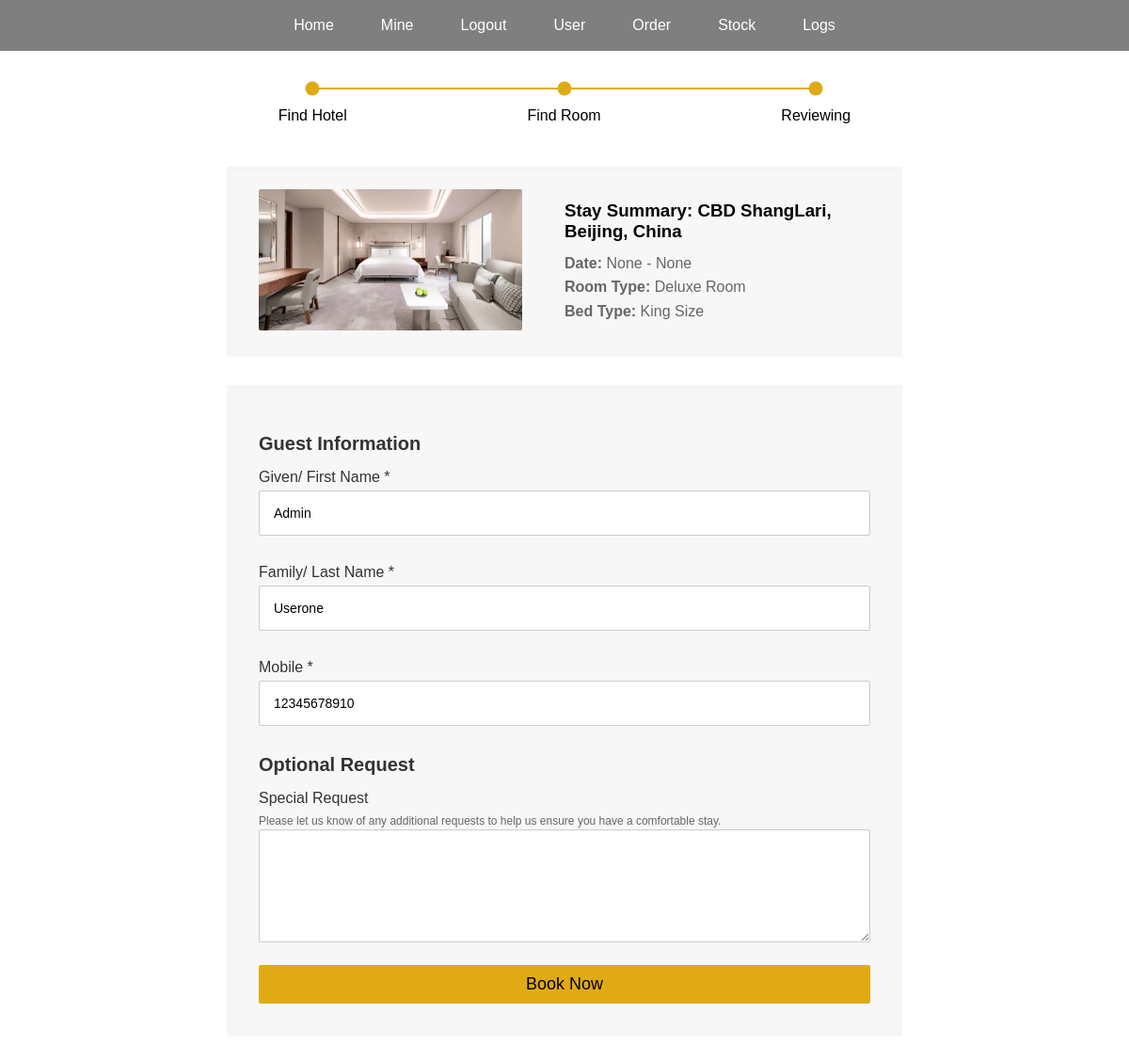
Screenshot of /review/1 (signed in) with the database file from the repository.
### app.py (models this page shows)
class RoomType(db.Model):
    id = db.Column(db.Integer, primary_key=True)
    type_name = db.Column(db.String(100), nullable=False)
    image_filename = db.Column(db.String(100))
    rooms = db.relationship('Room', backref='room_type', lazy=True)

class Hotel(db.Model):
    id = db.Column(db.Integer, primary_key=True)
    name = db.Column(db.String(100), nullable=False)
    city = db.Column(db.String(100), nullable=False)
    address = db.Column(db.String(200))
    phone_number = db.Column(db.String(20))
    description = db.Column(db.Text)
    image_filename = db.Column(db.String(100))
    price = db.Column(db.Float)
    rooms = db.relationship('Room', backref='hotel', lazy=True)

class BedType(db.Model):
    id = db.Column(db.Integer, primary_key=True)
    bed_type = db.Column(db.String(100), nullable=False)
    rooms = db.relationship('Room', backref='bed_type', lazy=True)

class Customer(db.Model):
    id = db.Column(db.Integer, primary_key=True)
    first_name = db.Column(db.String(100), nullable=False)
    last_name = db.Column(db.String(100), nullable=False)
    contact = db.Column(db.String(100), unique=True, nullable=False)
    password = db.Column(db.String(200), nullable=False)
    bookings = db.relationship('Booking', backref='customer', lazy=True)

### app.py (the view)
@app.route('/review/<int:room_id>')
def review(room_id):
    user_logged_in = 'user_logged_in' in session
    admin_logged_in = session.get('admin_logged_in', False)
    if not user_logged_in:
        return redirect(url_for('signIn'))
    user_id = session.get('user_id')
    customer = Customer.query.get(user_id) if user_id else None
    check_in_date = request.args.get('checkInDate')
    check_out_date = request.args.get('checkOutDate')
    room = Room.query.get(room_id)
    hotel = Hotel.query.get(room.hotel_id) if room else None
    room_type = RoomType.query.get(room.room_type_id) if room else None
    context = {
        'user_logged_in': user_logged_in,
        'hotel': hotel,
        'room': room,
        'room_type': room_type,
        'check_in_date': check_in_date,
        'check_out_date': check_out_date,
        'customer': customer
    }
    if admin_logged_in:
        context['admin_logged_in'] = admin_logged_in
    return render_template('review.html', **context)

### templates/review.html (shortened to what this page needs)
<!DOCTYPE html>
<html lang="en">
<head>
    <link rel="stylesheet" href="{{ url_for('static', filename='style.css') }}">
</head>
<body>
    {% include 'nav.html' %}
    <div class="progress-indicator">
        <div class="progress-bar">
            <div class="progress-step y-dot y-line">Find Hotel</div>
            <div class="progress-step y-dot y-line">Find Room</div>
            <div class="progress-step y-dot">Reviewing</div>
        </div>
    </div>
    <div class="stay-summary summary-in-review">
        <div class="order-image">
            <img src="{{ url_for('static', filename=room_type.image_filename) }}" alt="Room Image">
        </div>
        <div class="order-content">
            <h3>Stay Summary: {{ hotel.name }}, {{ hotel.city }}</h3>
            <p><strong>Date:</strong> {{ check_in_date }} - {{ check_out_date }}</p>
            <p><strong>Room Type:</strong> {{ room.room_type.type_name }}</p>
            <p><strong>Bed Type:</strong> {{ room.bed_type.bed_type }}</p>
        </div>
    </div>
    <div class="reservation-form-container">
        <form id="guestInfoForm" action="/submitBooking" method="post">
            <h2 class="section-header">Guest Information</h2>
            <div class="review-input-group">
                <label for="guestFirstName">Given/ First Name *</label>
                <input tabindex="0" type="text" id="guestFirstName" name="guestFirstName" required placeholder="Same as your ID/Passport" pattern="[A-Za-z]+(\s[A-Za-z]+)*" title="Name must include letters and can contain spaces." value="{{ customer.first_name if customer }}">
            </div>
            <div class="review-input-group">
                <label for="guestLastName">Family/ Last Name *</label>
                <input tabindex="0" type="text" id="guestLastName" name="guestLastName" required placeholder="Same as your ID/Passport" pattern="[A-Za-z]+(\s[A-Za-z]+)*" title="Name must include letters and can contain spaces." value="{{ customer.last_name if customer }}">
            </div>
            <div class="review-input-group">
                <label for="guestMobile">Mobile *</label>
                <input tabindex="0" type="tel" id="guestMobile" name="guestMobile" required placeholder="Your Chinese phone numbers" pattern="\d{11}" title="Mobile number must be 11 digits." value="{{ customer.contact if customer }}">
            </div>
            <h2 class="section-header">Optional Request</h2>
            <div class="review-input-group">
                <label for="specialRequest">Special Request</label>
                <small>Please let us know of any additional requests to help us ensure you have a comfortable stay.</small>
                <textarea tabindex="0" id="specialRequest" name="specialRequest" maxlength="300"></textarea>
            </div>
            <div class="centered-button-wrap">
                <button tabindex="0" type="submit" class="book-now-btn">Book Now</button>
            </div>
        </form>
    </div>
</body>
</html>

### static/style.css (style rules this page uses)
body, h1, p, ul, li, a { margin: 0; padding: 0; text-decoration: none; font-family: Montserrat,Verdana,Helvetica,Arial,sans-serif; }
.progress-indicator { display: flex; justify-content: center; align-items: center; background-color: #fff; padding: 40px 0px 25px 0px; }
.progress-bar { display: flex; position: relative; width: 100%; max-width: 800px; margin: 0 auto; }
.progress-step { position: relative; text-align: center; flex-grow: 1; font-size: 16px; color: #999; padding-top: 20px; }
.progress-step:last-child::after { display: none; }
.progress-step::before { top: 0; left: 50%; width: 15px; height: 15px; border-radius: 50%; background-color: #ddd; transform: translate(-50%, -50%); z-index: 2; content: ''; position: absolute; }
.progress-step::after { top: 0; left: 50%; width: 100%; height: 2px; background-color: #ddd; transform: translateY(-50%); z-index: 1; content: ''; position: absolute; }
.y-dot { color: black; }
.y-dot::before { background-color: #e0aa14; }
.y-line::after { background-color: #e0aa14; }
input[type="text"], input[type="tel"], input[type="password"] { width: 100%; padding: 15px; margin-bottom: 10px; border: 1px solid #ccc; border-radius: 1px; font-size: 14px; font-family: Montserrat,Verdana,Helvetica,Arial,sans-serif; box-sizing: border-box; }
small { font-size: 12px; color: #666; line-height: 18px; margin-top: 10px; font-family: Montserrat,Verdana,Helvetica,Arial,sans-serif; }
.stay-summary { display: flex; align-items: center; border-radius: 2px; padding: 20px 30px; margin: 20px auto; width: 80%; max-width: 650px; }
.summary-in-review { background-color: #f7f7f7; border: 4px solid #f4f5f6; }
.stay-summary .order-image { flex: 0 0 50%; max-width: 50%; padding-right: 0px; }
.stay-summary img { width: 280px; height: 150px; object-fit: cover; border-radius: 2px; }
.order-content h3 { margin: 0 0 10px 0; }
.summary-in-review p, .summary-in-user p, .summary-in-review strong .summary-in-user strong { color: #666; line-height: 1.6; }
.reservation-form-container { background-color: #f7f7f7; padding: 30px; margin: 30px auto; border-radius: 2px; width: 80%; max-width: 650px; border: 4px solid #f4f5f6; }
.section-header { font-size: 20px; color: #333; margin-bottom: 15px; }
.review-input-group { margin-bottom: 20px; }
.review-input-group label { display: block; color: #333; margin-bottom: 5px; }
.review-input-group input, .review-input-group textarea { box-sizing: border-box; width: 100%; border: 1px solid #ccc; border-radius: 2px; font-size: 14px; padding: 15px; font-family: Montserrat,Verdana,Helvetica,Arial,sans-serif; }
.review-input-group textarea { height: 120px; resize: vertical; }
.centered-button-wrap { display: flex; justify-content: center; margin-top: 20px; }
.book-now-btn { width: 100%; padding: 10px 25px; background-color: #e0aa14; border: none; border-radius: 2px; color: black; font-size: 18px; cursor: pointer; }

### rows the page displays
RoomType: image_filename (picture), room_type.type_name "Deluxe Room"
Hotel: name "CBD ShangLari", city "Beijing, China"
BedType: bed_type.bed_type "King Size"
Customer: guestFirstName "Admin", guestLastName "Userone", guestMobile "12345678910"

### other values shown
{{ check_in_date }} "None"
{{ check_out_date }} "None"
